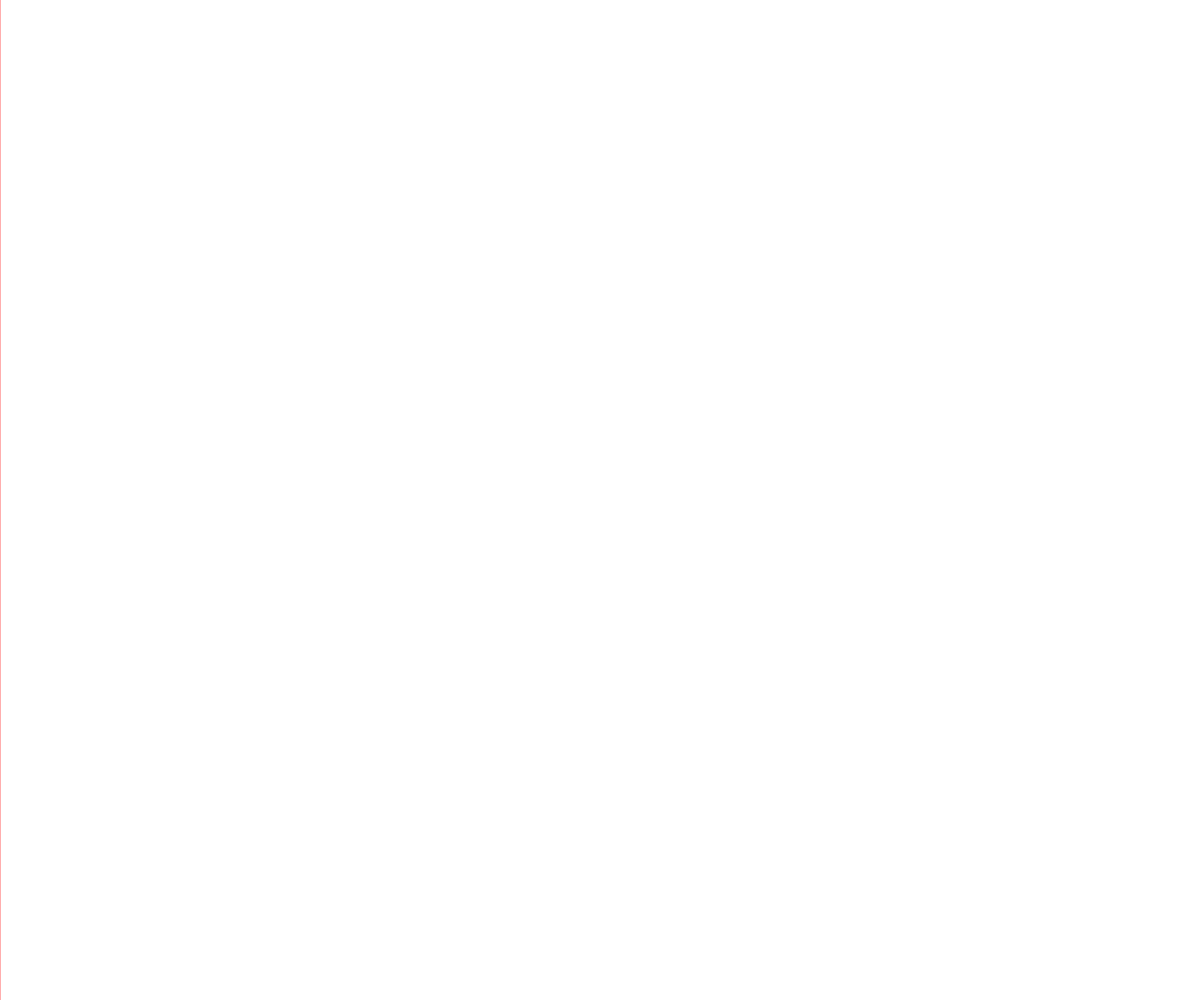
Frame 1 (no input)
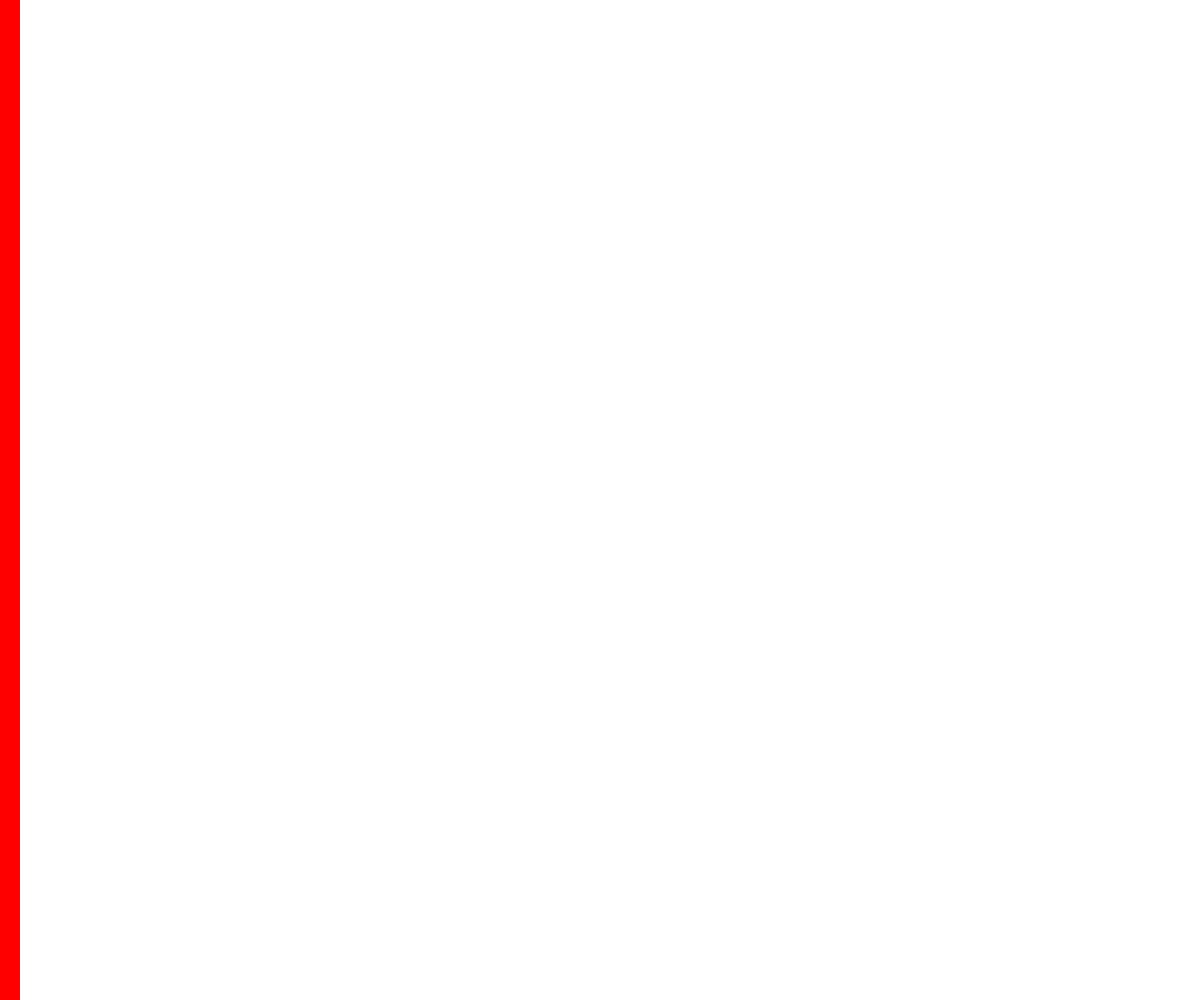
Frame 60 (no input)
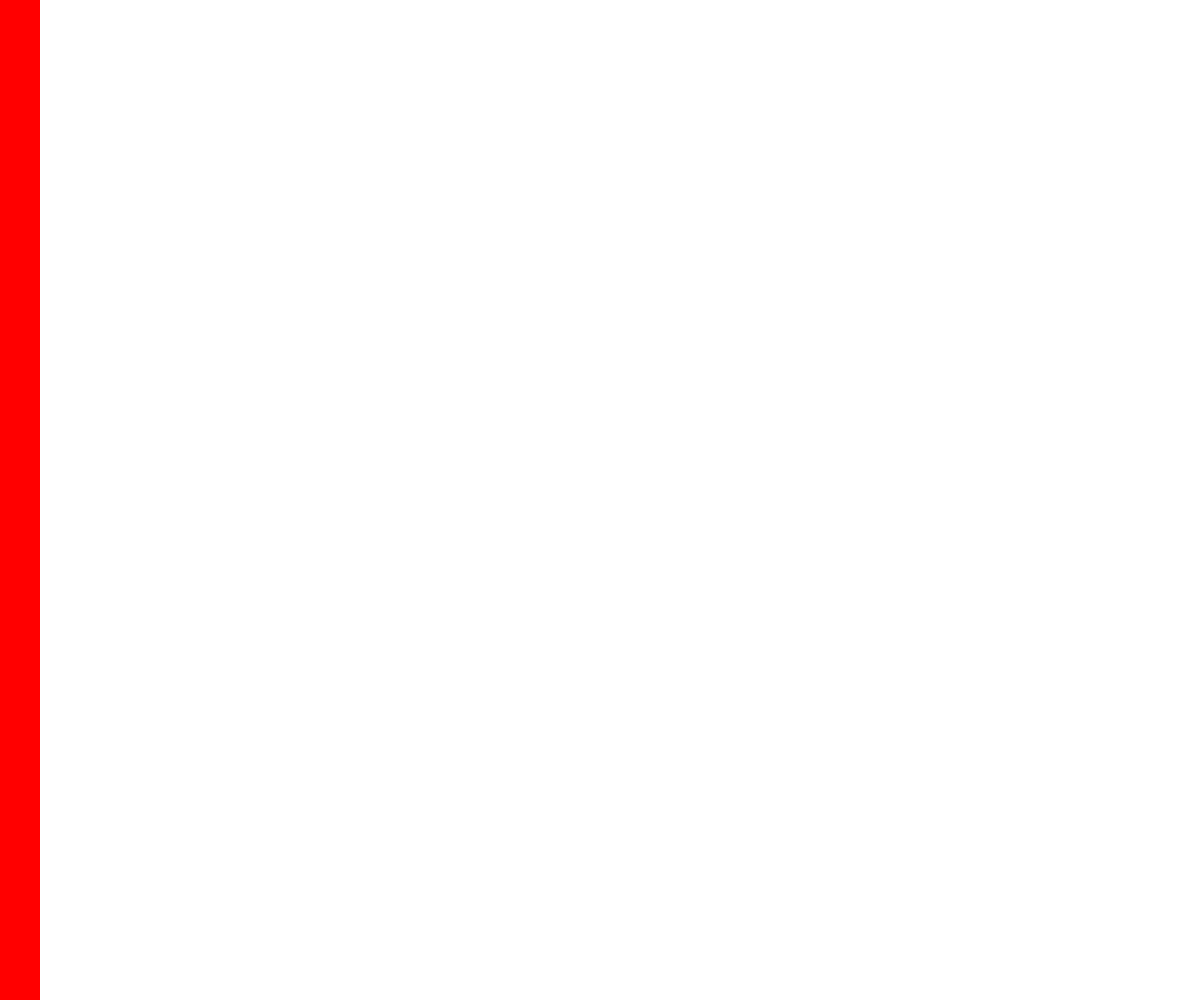
Frame 120 (the mouse pressed at the canvas centre since frame 60)

The p5.js sketch that drew these frames (run headless with seeded random() and noise() and a simulated clock; from frame 60 on, the mouse is pressed at the canvas centre):

// p5.js sketch
// ── sketch.js
let w,h;

let seconds, milliseconds;

function setup() {

  w = windowWidth;
  h = windowHeight;

  createCanvas(w,h);

  noStroke();
  fill(255,0,0);

}

function draw() {

  background(255);

  milliseconds = int(millis() % 60000);
  seconds = milliseconds / 1000;

  fill(255,0,0);
  rect(0,0,map(seconds,0,60,0,w),h);

}
